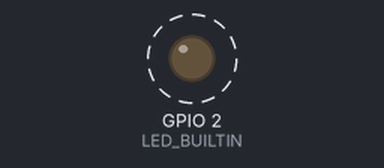
This sketch was run on a simulated ESP32. Shown: output pins drawn as LEDs (lit = HIGH). Dashed ring = blinking. What the sketch prints to the serial monitor is not drawn.

Above: at 1.5 s.
Timing chart, 0 to 5.6 s (numbered marks = the images above):
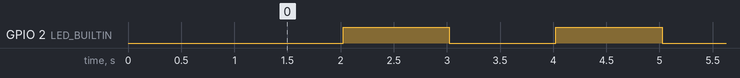

Measured:
- by itself, GPIO 2 (LED_BUILTIN): alternates HIGH for 1.0 s and LOW for 1.0 s

The sketch:

01_esp32_basic.ino
```cpp
// ============================================================
// Test 01: ESP32 Basic Test
// ============================================================
// Purpose: Verify ESP32 uploads and Serial Monitor works.
// No sensors, no Wi-Fi, no peripherals.
// ============================================================

#define LED_BUILTIN 2  // Most ESP32 boards use GPIO2 for LED

void setup() {
  Serial.begin(115200);
  delay(1000);

  Serial.println("========================================");
  Serial.println("  ESP32 Basic Test - Stage 1.1");
  Serial.println("========================================");
  Serial.println("[OK] Serial Monitor connected");
  Serial.printf("[OK] Board: %s\n", ESP.getChipModel());
  Serial.printf("[OK] CPU freq: %d MHz\n", ESP.getCpuFreqMHz());
  Serial.printf("[OK] Free heap: %d bytes\n", ESP.getFreeHeap());

  pinMode(LED_BUILTIN, OUTPUT);
  Serial.println("[OK] LED pin configured");
  Serial.println("========================================");
  Serial.println("PASS: ESP32 is working");
  Serial.println("========================================");
}

void loop() {
  static unsigned long lastPrint = 0;
  static int heartbeat = 0;

  if (millis() - lastPrint >= 1000) {
    lastPrint = millis();
    heartbeat++;
    Serial.printf("Heartbeat: %d\n", heartbeat);

    // Blink LED if available
    digitalWrite(LED_BUILTIN, heartbeat % 2 == 0 ? HIGH : LOW);
  }
}
```
